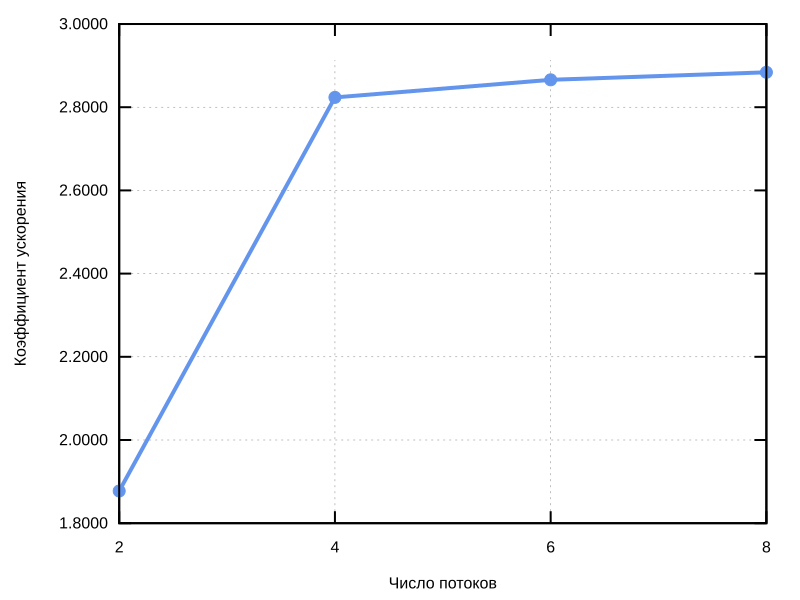

The script that saved this image:
set termoption enhanced
set terminal svg size 800,600 font "Arial, 16"
set encoding utf8
set output "1.svg"
set style line 1 lc rgb "0x6495ED" lt 1 lw 4 pt 7 ps 1
set border lw 2
set grid
set key top left
set xlabel "Число потоков"
set ylabel "Коэффициент ускорения" rotate by 90
set xtics 2
set format y "%1.4f"
plot "1.dat" using 1:2 title "Параллельное численное интегрирование методом средних прямоугольников" with linespoints ls 1, \